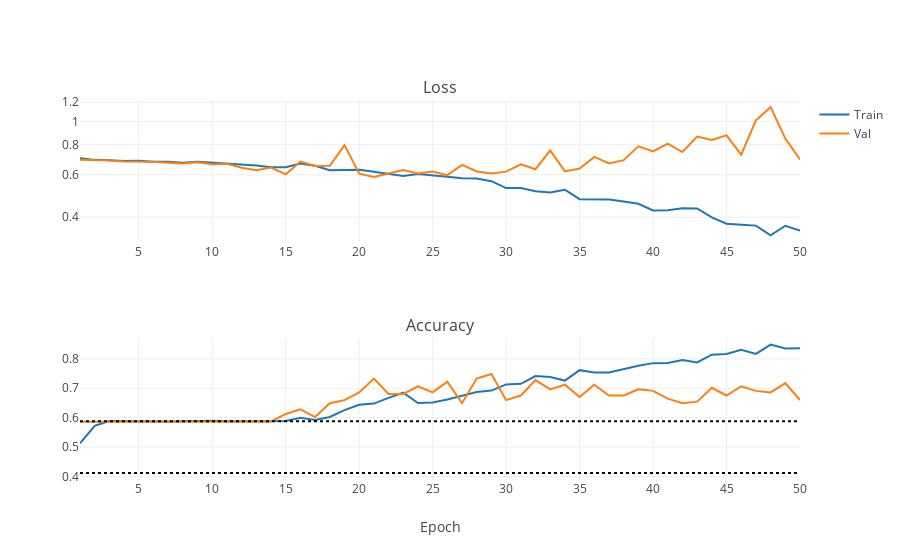

The code cell stored with this chart in its notebook:
### Markdown cell above
Not too bad for a first try. However, we can see that while the training diagnostics improve, validation set is essentially at a level of pure guess. This is a clear sign of overfitting -- the network is memorizing the training set. This was noted to be a problem in AlexNet by Krizhevsky, Sutskever, and Hinton (2012). As a remedy, they use dropout probability of 0.5 during training. Let's reproduce that approach and see if it helps!

### Code cell
iplot(plot_training_stats("/DATA/Dropbox/LOOTRPV/Personal_programming/MachineLearning/Tutorials/ImageRecognition/NNs/AlexNet_logs/1_dropout.log"))
